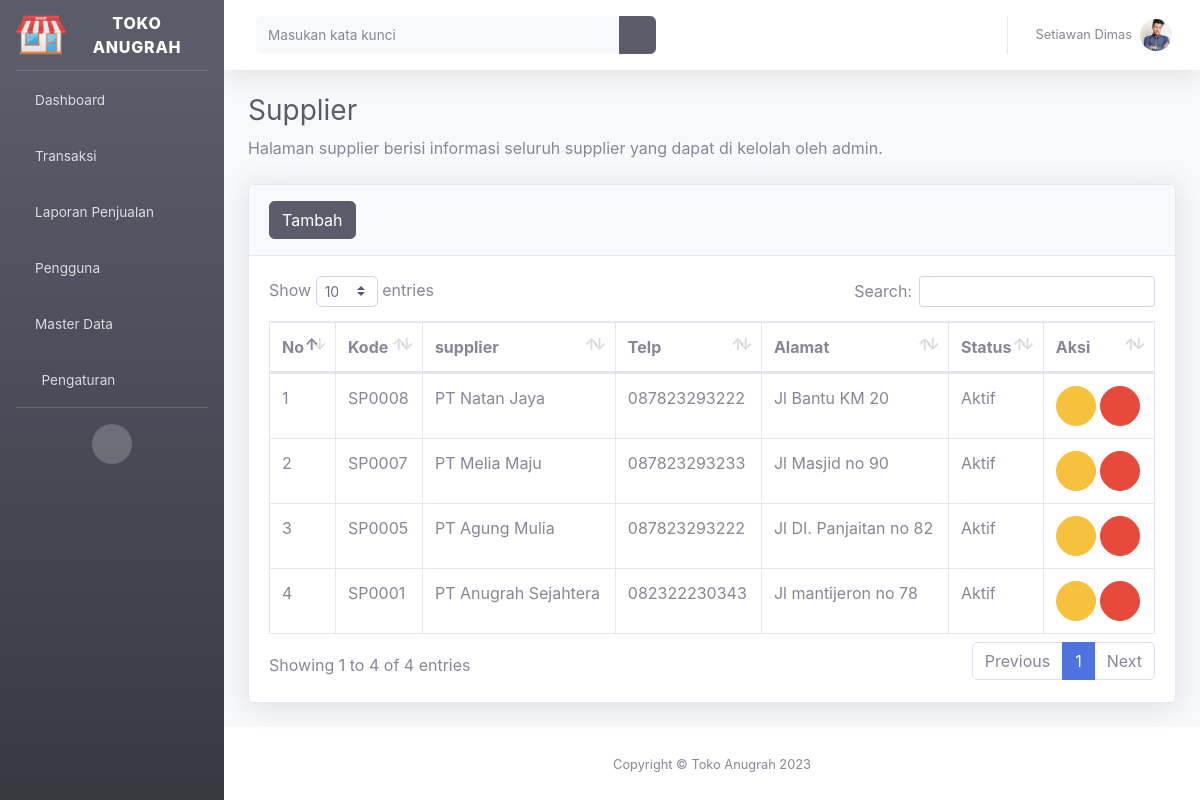
Page /index.php?page=supplier (signed in) on the committed database.
### tables this page shows
CREATE TABLE `profil_aplikasi` (
  `id` int(11) NOT NULL,
  `nama_aplikasi` varchar(30) NOT NULL,
  `alamat` varchar(100) NOT NULL,
  `no_telp` char(14) NOT NULL,
  `website` varchar(50) NOT NULL,
  `logo` varchar(100) NOT NULL
);

CREATE TABLE `pengguna` (
  `id_pengguna` int(11) NOT NULL,
  `kode_pengguna` char(9) NOT NULL,
  `nama_pengguna` varchar(50) NOT NULL,
  `email` varchar(35) NOT NULL,
  `no_telp` char(14) NOT NULL,
  `foto` varchar(100) NOT NULL,
  `username` varchar(50) NOT NULL,
  `password` varchar(500) NOT NULL,
  `level` varchar(10) NOT NULL,
  `status` int(11) NOT NULL
);

CREATE TABLE `supplier` (
  `id_supplier` int(11) NOT NULL,
  `kode_supplier` char(9) NOT NULL,
  `nama_supplier` varchar(50) NOT NULL,
  `no_telp` char(14) NOT NULL,
  `alamat_supplier` varchar(100) NOT NULL,
  `status` int(11) NOT NULL
);

### page/supplier/index.php (the view, shortened to what this page needs)
<div class="container-fluid">
<h1 class="h3 mb-2 text-gray-800">Supplier</h1>
<p class="mb-4">Halaman supplier berisi informasi seluruh supplier yang dapat di kelolah oleh admin.</p>
  <div class="card shadow mb-4">
    <div class="card-header py-3">
      <button class="btn-tambah btn btn-dark btn-icon-split"><span class="text">Tambah</span></button>
    </div>
    <div class="card-body">
      <div class="table-responsive">
        <table class="table table-bordered" id="dataTable" width="100%" cellspacing="0">
          <thead>
            <tr>
              <th>No</th>
              <th>Kode</th>
              <th>supplier</th>
              <th>Telp</th>
              <th>Alamat</th>
              <th>Status</th>
              <th>Aksi</th>
            </tr>
          </thead>
          <tbody>
              <?php
                  include 'config/database.php';
                  $sql="select * from supplier order by id_supplier desc";
                  $hasil=mysqli_query($kon,$sql);
                  $no=0;
                  while ($data = mysqli_fetch_array($hasil)):
                  $no++;
              ?>
              <tr>
                  <td><?php echo $no; ?></td>
                  <td><?php echo $data['kode_supplier']; ?></td>
                  <td><?php echo $data['nama_supplier']; ?></td>
                  <td><?php echo $data['no_telp']; ?></td>
                  <td><?php echo $data['alamat_supplier']; ?></td>
                  <td><?php echo $data['status'] == 1 ? 'Aktif' : 'Tidak Aktif'; ?></td>
                  <td>
                      <button class="btn-edit btn btn-warning btn-circle" id_supplier="<?php echo $data['id_supplier']; ?>" kode_supplier="<?php echo $data['kode_supplier']; ?>" data-toggle="tooltip" title="Edit supplier" data-placement="top"><i class="fas fa-edit"></i></button>
                      <button class="btn-hapus btn btn-danger btn-circle"  id_supplier="<?php echo $data['id_supplier']; ?>" kode_supplier="<?php echo $data['kode_supplier']; ?>" data-toggle="tooltip" title="Hapus supplier" data-placement="top"><i class="fas fa-trash"></i></button>
                  </td>
              </tr>
              <?php endwhile; ?>
          </tbody>
        </table>
      </div>
    </div>
  </div>
</div>

### index.php (shortened to what this page needs)
<?php
  include 'config/database.php';
  $hasil=mysqli_query($kon,"select * from profil_aplikasi order by nama_aplikasi desc limit 1");
  $data = mysqli_fetch_array($hasil);
?>
<!DOCTYPE html>
<html lang="en">
<head>
  <link href="assets/vendor/fontawesome-free/css/all.min.css" rel="stylesheet" type="text/css">
  <link href="assets/font/font.css" rel="stylesheet">
  <link href="assets/css/sb-admin-2.min.css" rel="stylesheet">
  <link href="assets/vendor/datatables/dataTables.bootstrap4.min.css" rel="stylesheet">
  <link rel="stylesheet" href="assets/plugin/datepicker/css/datepicker.css">
</head>
<body>
  <div id="wrapper">
    <ul class="navbar-nav bg-gradient-dark sidebar sidebar-dark accordion" id="accordionSidebar">
      <a class="sidebar-brand d-flex align-items-center justify-content-center" href="#">
        <div class="sidebar-brand-icon">
          <img src="page/aplikasi/logo/<?php echo $data['logo']; ?>" width="50px" alt="brand"/>
        </div>
        <div class="sidebar-brand-text mx-3"><?php echo $data['nama_aplikasi'];?></div>
      </a>
      <hr class="sidebar-divider my-0">
      <li class="nav-item">
        <a class="nav-link" href="index.php?page=dashboard">
        <i class="fas fa-home"></i>
          <span>Dashboard</span></a>
      </li>
      <li class="nav-item">
        <a class="nav-link collapsed" href="#" data-toggle="collapse" data-target="#transaksi" aria-expanded="true" aria-controls="collapseTwo">
        <i class="fas fa-shopping-cart"></i>
          <span>Transaksi</span>
        </a>
      </li>
      <?php if ($_SESSION["level"]=="Admin" || $_SESSION["level"]=="Manajer"): ?>
      <li class="nav-item">
        <a class="nav-link collapsed" href="#" data-toggle="collapse" data-target="#laporan" aria-expanded="true" aria-controls="collapseTwo">
        <i class="fas fa-book"></i>
          <span>Laporan Penjualan</span>
        </a>
      </li>
      <?php endif; ?>
      <?php if ($_SESSION["level"]=="Admin"): ?>
      <li class="nav-item">
        <a class="nav-link collapsed" href="#" data-toggle="collapse" data-target="#pengguna" aria-expanded="true" aria-controls="collapseTwo">
        <i class="fas fa-users"></i>
          <span>Pengguna</span>
        </a>
      </li>
      <li class="nav-item">
        <a class="nav-link collapsed" href="#" data-toggle="collapse" data-target="#master_data" aria-expanded="true" aria-controls="collapseTwo">
        <i class="fas fa-database"></i>
          <span>Master Data</span>
        </a>
      </li>
      <?php endif; ?>
      <?php if ($_SESSION["level"]=="Admin"): ?>
      <li class="nav-item">
        <a class="nav-link collapsed" href="#" data-toggle="collapse" data-target="#pengaturan" aria-expanded="true" aria-controls="collapseTwo">
          <i class="fas fa-fw fa-cog"></i>
          <span>Pengaturan</span>
        </a>
      </li>
      <?php endif; ?>
      <hr class="sidebar-divider d-none d-md-block">
      <div class="text-center d-none d-md-inline">
        <button class="rounded-circle border-0" id="sidebarToggle"></button>
      </div>
    </ul>
    <div id="content-wrapper" class="d-flex flex-column">
      <div id="content">
        <nav class="navbar navbar-expand navbar-light bg-white topbar mb-4 static-top shadow">
          <form action="page/pencarian/index.php" method="get" class="d-none d-sm-inline-block form-inline mr-auto ml-md-3 my-2 my-md-0 mw-100 navbar-search">
            <div class="input-group">
              <input type="text" class="form-control bg-light border-0 small" placeholder="Masukan kata kunci" aria-label="Search" aria-describedby="basic-addon2">
              <div class="input-group-append">
                <button class="btn btn-dark" type="submit">
                  <i class="fas fa-search fa-sm"></i>
                </button>
              </div>
            </div>
          </form>
          <ul class="navbar-nav ml-auto">
            <?php
              include 'config/database.php';
              $id_pengguna=$_SESSION["id_pengguna"];
              $hasil=mysqli_query($kon,"select nama_pengguna,foto from pengguna where id_pengguna=$id_pengguna");
              $row = mysqli_fetch_array($hasil);
            ?>
            <li class="nav-item dropdown no-arrow">
              <a class="nav-link dropdown-toggle" href="#" id="userDropdown" role="button" data-toggle="dropdown" aria-haspopup="true" aria-expanded="false">
                <span class="mr-2 d-none d-lg-inline text-gray-600 small"><?php echo $row["nama_pengguna"]; ?></span>
                <img class="img-profile rounded-circle" src="page/pengguna/foto/<?php echo $row["foto"]; ?>">
              </a>
            </li>
          </ul>
        </nav>
        <?php
          if(isset($_GET['page'])){
            $page = $_GET['page'];
            switch ($page) {
              case 'supplier':
                include "page/supplier/index.php";
                break;
            }
          }
      ?>
      </div>
      <?php
        include 'config/database.php';
        $hasil=mysqli_query($kon,"select * from profil_aplikasi order by nama_aplikasi desc limit 1");
        $data = mysqli_fetch_array($hasil);
      ?>
      <footer class="sticky-footer bg-white">
        <div class="container my-auto">
          <div class="copyright text-center my-auto">
            <span>Copyright &copy; <?php echo $data['nama_aplikasi'];?> <?php echo date('Y');?> </span>
          </div>
        </div>
      </footer>
    </div>
  </div>
  <link href="assets/plugin/select2/select2.min.css" rel="stylesheet" />
</body>
</html>

### rows in the picture
profil_aplikasi: logo (picture), nama_aplikasi "TOKO ANUGRAH", nama_aplikasi "Toko Anugrah"
pengguna: nama_pengguna "Setiawan Dimas", foto (picture)
supplier: kode_supplier "SP0008", nama_supplier "PT Natan Jaya", no_telp "087823293222", alamat_supplier "Jl Bantu KM 20", status "Aktif"
supplier: kode_supplier "SP0007", nama_supplier "PT Melia Maju", no_telp "087823293233", alamat_supplier "Jl Masjid no 90", status "Aktif"
supplier: kode_supplier "SP0005", nama_supplier "PT Agung Mulia", no_telp "087823293222", alamat_supplier "Jl DI. Panjaitan no 82", status "Aktif"
supplier: kode_supplier "SP0001", nama_supplier "PT Anugrah Sejahtera", no_telp "082322230343", alamat_supplier "Jl mantijeron no 78", status "Aktif"
